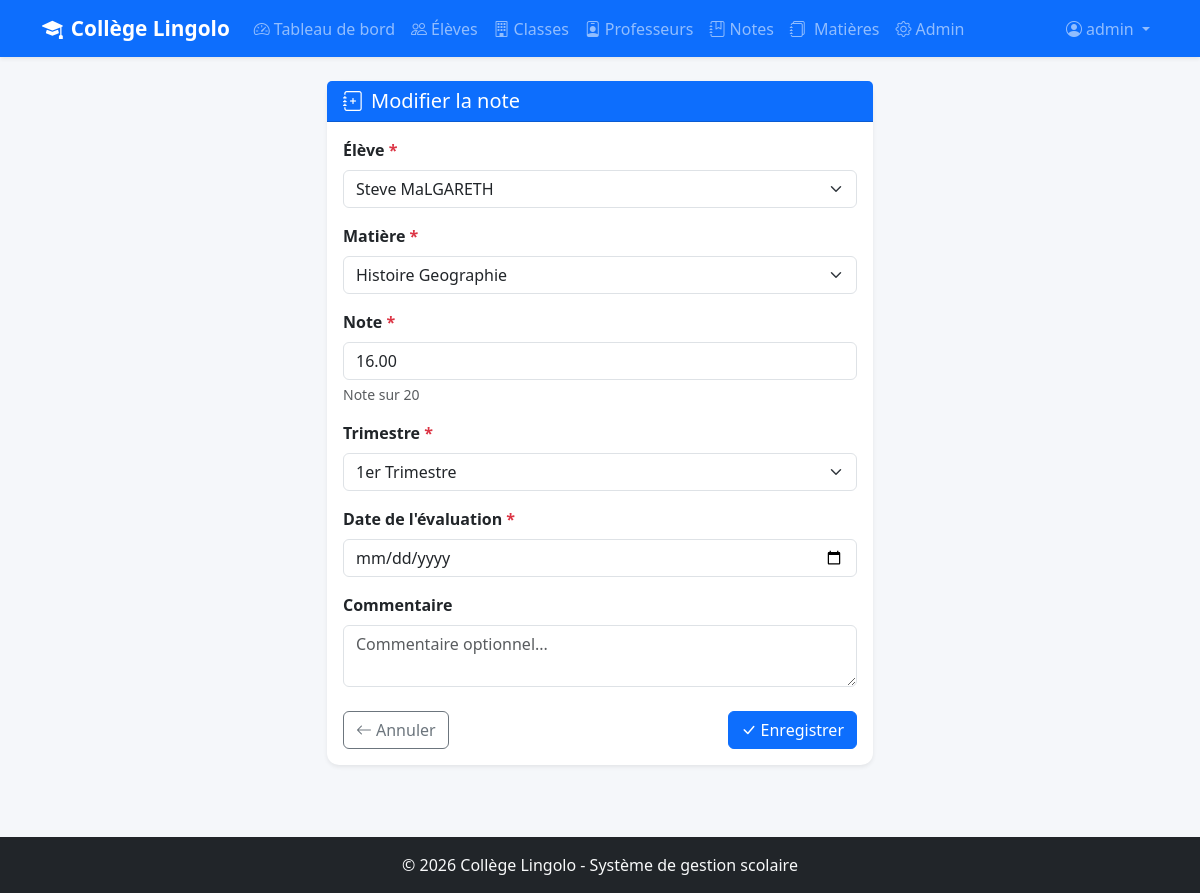
/notes/7/modifier/ (signed in), run on the app's committed database.
### eleves/models.py (models this page shows, shortened)
class Note(models.Model):
    TRIMESTRES = [
        (1, '1er Trimestre'),
        (2, '2ème Trimestre'),
        (3, '3ème Trimestre'),
    ]
    eleve = models.ForeignKey(
        Eleve,
        on_delete=models.CASCADE,        # Si l'élève est supprimé, ses notes aussi
        related_name='notes',            # eleve.notes.all()
        verbose_name="Élève"
    )
    matiere = models.ForeignKey(
        Matiere,
        on_delete=models.CASCADE,
        related_name='notes',
        verbose_name="Matière"
    )
    valeur = models.DecimalField(
        max_digits=4,
        decimal_places=2,
        verbose_name="Note",
        help_text="Note sur 20"
    )
    trimestre = models.IntegerField(
        choices=TRIMESTRES,
        default=1,
        verbose_name="Trimestre"
    )
    date_evaluation = models.DateField(
        verbose_name="Date de l'évaluation"
    )
    commentaire = models.TextField(
        blank=True, default='',
        verbose_name="Commentaire"
    )
    class Meta:
        verbose_name = "Note"
        verbose_name_plural = "Notes"
        ordering = ['-date_evaluation']  # Les plus récentes en premier (- = desc)

### eleves/views.py (the view)
# urls.py: path('notes/<int:pk>/modifier/', views.modifier_note, name='modifier_note'),
@login_required
def modifier_note(request, pk):
    note = get_object_or_404(Note, pk=pk)
    if request.method == 'POST':
        form = NoteForm(request.POST, instance=note)
        if form.is_valid():
            form.save()
            return redirect('liste_notes')
    else:
        form = NoteForm(instance=note)
    return render(request, 'eleves/formulaire_note.html', {
        'form': form,
        'titre': 'Modifier la note',
        'bouton': 'Enregistrer',
    })

### eleves/forms.py (shortened to what this page needs)
class NoteForm(forms.ModelForm):
    class Meta:
        model = Note
        fields = ['eleve', 'matiere', 'valeur', 'trimestre',
                  'date_evaluation', 'commentaire']
        widgets = {
            'eleve': forms.Select(attrs={'class': 'form-select'}),
            'matiere': forms.Select(attrs={'class': 'form-select'}),
            'valeur': forms.NumberInput(attrs={
                'class': 'form-control',
                'step': '0.25',          # Permet les quarts de points
                'min': '0',
                'max': '20'
            }),
            'trimestre': forms.Select(attrs={'class': 'form-select'}),
            'date_evaluation': forms.DateInput(attrs={
                'class': 'form-control',
                'type': 'date'
            }),
            'commentaire': forms.Textarea(attrs={
                'class': 'form-control',
                'rows': 2,
                'placeholder': 'Commentaire optionnel...'
            }),
        }

### eleves/models.py (called while the page is built)
    def __str__(self):
        return f"{self.prenom} {self.nom}"

    def __str__(self):
        return self.nom

### eleves/templates/eleves/formulaire_note.html (shortened to what this page needs)
{% extends 'eleves/base.html' %}
{% block content %}
<div class="row justify-content-center">
    <div class="col-lg-6">
        <div class="card border-0 shadow-sm">
            <div class="card-header bg-primary text-white">
                <h5 class="mb-0"><i class="bi bi-journal-plus me-2"></i>{{ titre }}</h5>
            </div>
            <div class="card-body">
                <form method="POST">
                    {% for field in form %}
                    <div class="mb-3">
                        <label for="{{ field.id_for_label }}" class="form-label fw-semibold">
                            {{ field.label }}
                            {% if field.field.required %}<span class="text-danger">*</span>{% endif %}
                        </label>
                        {{ field }}
                        {% if field.help_text %}<div class="form-text">{{ field.help_text }}</div>{% endif %}
                    </div>
                    {% endfor %}
                    <div class="d-flex justify-content-between mt-4">
                        <a href="{% url 'liste_notes' %}" class="btn btn-outline-secondary">
                            <i class="bi bi-arrow-left me-1"></i>Annuler
                        </a>
                        <button type="submit" class="btn btn-primary">
                            <i class="bi bi-check-lg me-1"></i>{{ bouton }}
                        </button>
                    </div>
                </form>
            </div>
        </div>
    </div>
</div>
{% endblock %}

### eleves/templates/eleves/base.html (shortened to what this page needs)
{% load static %}
<!DOCTYPE html>
<html lang="fr">
<head>
    <link href="https://cdn.jsdelivr.net/npm/bootstrap@5.3.3/dist/css/bootstrap.min.css"
          rel="stylesheet">
    <link href="https://cdn.jsdelivr.net/npm/bootstrap-icons@1.11.3/font/bootstrap-icons.min.css"
          rel="stylesheet">
    <link href="{% static 'css/style.css' %}" rel="stylesheet">
</head>
<body>
    <nav class="navbar navbar-expand-lg navbar-dark bg-primary shadow-sm">
        <div class="container">
            <a class="navbar-brand fw-bold" href="{% url 'dashboard' %}">
                <i class="bi bi-mortarboard-fill me-2"></i>Collège Lingolo
            </a>
            <div class="collapse navbar-collapse" id="navbarNav">
                <ul class="navbar-nav me-auto">
                    <li class="nav-item">
                        <a class="nav-link" href="{% url 'dashboard' %}">
                            <i class="bi bi-speedometer2 me-1"></i>Tableau de bord
                        </a>
                    </li>
                    <li class="nav-item">
                        <a class="nav-link" href="{% url 'liste_eleves' %}">
                            <i class="bi bi-people me-1"></i>Élèves
                        </a>
                    </li>
                    <li class="nav-item">
                        <a class="nav-link" href="{% url 'liste_classes' %}">
                            <i class="bi bi-building me-1"></i>Classes
                        </a>
                    </li>
                    <li class="nav-item">
                        <a class="nav-link" href="{% url 'liste_professeurs' %}">
                            <i class="bi bi-person-badge me-1"></i>Professeurs
                        </a>
                    </li>
                    <li class="nav-item">
                        <a class="nav-link" href="{% url 'liste_notes' %}">
                            <i class="bi bi-journal-bookmark me-1"></i>Notes
                        </a>
                    </li>
                    <li class="nav-item">
                        <a class="nav-link" href="{% url 'liste_matieres' %}">
                           <i class="bi bi-journals me-1"></i> Matières</a>
                    </li>
                    {% if user.is_superuser %}
                    <li class="nav-item">
                        <a class="nav-link" href="{% url 'admin:index' %}">
                            <i class="bi bi-gear me-1"></i>Admin
                        </a>
                    </li>
                    {% endif %}
                </ul>
                <ul class="navbar-nav">
                    <li class="nav-item dropdown">
                        <a class="nav-link dropdown-toggle" href="#"
                           role="button" data-bs-toggle="dropdown">
                            <i class="bi bi-person-circle me-1"></i>{{ user.username }}
                        </a>
                    </li>
                </ul>
            </div>
        </div>
    </nav>
    <main class="container my-4">
        {% block content %}{% endblock %}
    </main>
    <footer class="bg-dark text-light py-3 mt-5">
        <div class="container text-center">
            <p class="mb-0">
                &copy; 2026 Collège Lingolo - Système de gestion scolaire
            </p>
        </div>
    </footer>
</body>
</html>

### static/css/style.css (style rules this page uses)
body { background-color: #f5f7fa; min-height: 100vh; display: flex; flex-direction: column; }
main { flex: 1; }
.card { border-radius: 12px; transition: transform 0.2s ease; }
.navbar-brand { font-size: 1.3rem; }
footer { margin-top: auto; }

### data on the page
Note: form "Steve MaLGARETH" "Histoire Geographie" "16.00" "1er Trimestre"

### other printed values
{{ user.username }} "admin"
{{ titre }} "Modifier la note"
{{ field.label }} "Élève" "Matière" "Note" "Trimestre" "Date de l'évaluation" "Commentaire"
{{ field.help_text }} "Note sur 20"
{{ bouton }} "Enregistrer"
